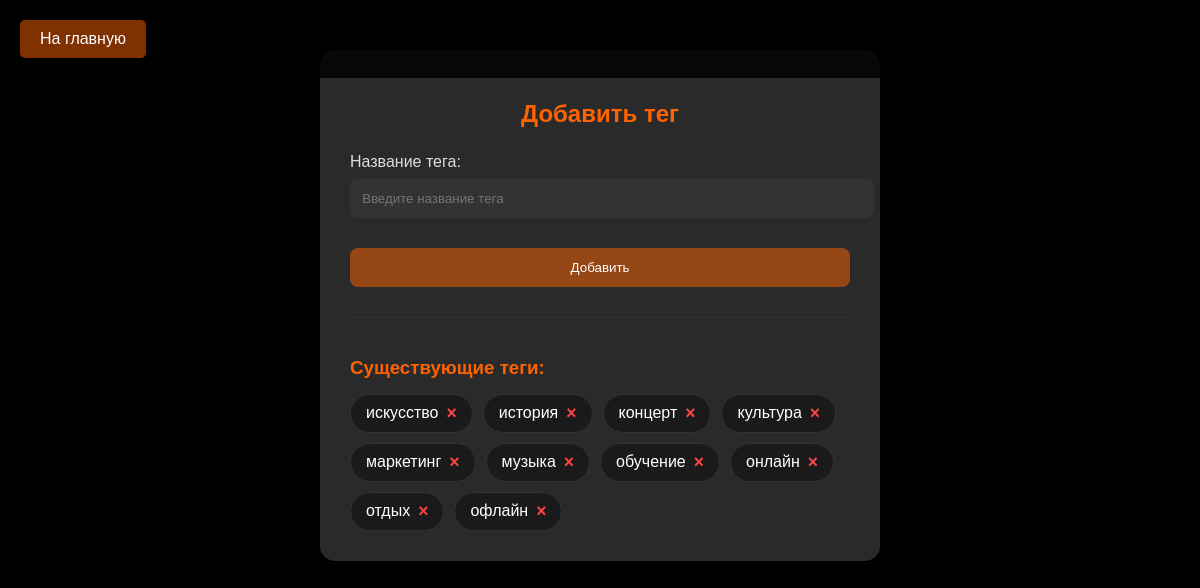
/add_tag (signed in), run on the app's committed database.
### app/app.py (models this page shows)
class Tag(db.Model):
    id = db.Column(db.Integer, primary_key=True)
    name = db.Column(db.String(50), unique=True, nullable=False)

### app/app.py (the view)
@app.route('/add_tag', methods=['GET', 'POST'])
def add_tag():
    if 'username' not in session or session['role'] not in ['organizer', 'moderator', 'admin']:
        return redirect(url_for('home'))
    if request.method == 'POST':
        tag_name = request.form.get('tag_name')
        if tag_name and not Tag.query.filter_by(name=tag_name).first():
            db.session.add(Tag(name=tag_name))
            db.session.commit()
        return redirect(url_for('add_tag'))
    tags = Tag.query.order_by(Tag.name).all()
    return render_template('add_tag.html', tags=tags)

### app/app.py (called while the page is built, shortened)
@app.before_request
def make_session_permanent():
    session.permanent = True

@app.context_processor
def inject_nearby_status():
    return {'nearby_filter_active': 'nearby' in request.args}

@app.context_processor
def inject_validation_counts():
    return {}

@app.context_processor
def inject_friend_requests_count():
    if 'username' in session:
        user = User.query.filter_by(username=session['username']).first()
        if user:
            pending_requests = Friendship.query.filter_by(
                friend_id=user.id,
                status='pending'
            ).count()
            return {'pending_friend_requests': pending_requests}
    return {}

@app.context_processor
def inject_user():
    if 'username' in session:
        user = User.query.filter_by(username=session['username']).first()
        return {'current_user': user}
    return {}

### app/templates/add_tag.html (shortened to what this page needs)
<!DOCTYPE html>
<html>
<head>
    <link rel="stylesheet" href="{{ url_for('static', filename='styles.css') }}">
</head>
<body>
    <div class="header">
        <a href="{{ url_for('home') }}" class="menu-btn">На главную</a>
    </div>
    <div class="auth-container">
        <h2>Добавить тег</h2>
        <form method="POST">
            <label>Название тега:</label>
            <input class="search-input" type="text" name="tag_name" required placeholder="Введите название тега">
            <button type="submit" class="menu-btn">Добавить</button>
        </form>
        <div class="tags-container">
            <h3 class="tags-title">Существующие теги:</h3>
            <div class="tags-list">
                {% for tag in tags %}
                <div class="tag-item" data-tag-id="{{ tag.id }}">
                    {{ tag.name }}
                    <span class="delete-tag" onclick="deleteTag({{ tag.id }}, '{{ tag.name }}')">×</span>
                </div>
                {% endfor %}
            </div>
        </div>
    </div>
</body>
</html>

### app/static/styles.css (style rules this page uses)
body { margin: 0; padding: 0; background: #000000; color: #ffffff; font-family: Arial, sans-serif; }
.header { background: rgba(0, 0, 0, 0.8); padding: 20px; display: flex; align-items: center; justify-content: space-between; position: fixed; width: 100%; top: 0; z-index: 1000; }
.menu-btn { padding: 10px 20px; background: rgba(255, 98, 0, 0.5); border: none; color: white; cursor: pointer; border-radius: 5px; transition: background 0.3s ease; text-decoration: none; }
.search-input { padding: 8px; background: #333333; border: none; color: white; border-radius: 5px; }
.header .menu-btn:last-child { margin-right: 50px; }

### app/templates/add_tag.html (style rules this page uses)
.auth-container { background: #2a2a2a; border-radius: 15px; padding: 30px; max-width: 500px; margin: 50px auto; box-shadow: 0 0 20px rgba(0,0,0,0.5); }
.auth-container h2 { text-align: center; margin-bottom: 25px; color: #ff6200; }
.auth-container label { display: block; margin-bottom: 8px; color: #ddd; }
.auth-container .search-input { width: 100%; margin-bottom: 20px; padding: 12px; border-radius: 8px; }
.auth-container .menu-btn { width: 100%; padding: 12px; margin-top: 10px; border-radius: 8px; }
.tags-container { margin-top: 30px; padding-top: 20px; border-top: 1px solid #333; }
.tags-list { display: flex; flex-wrap: wrap; gap: 10px; margin-top: 15px; }
.tag-item { display: inline-flex; align-items: center; background-color: #1a1a1a; padding: 8px 15px; margin: 0; border-radius: 20px; position: relative; border: 1px solid #333; }
.delete-tag { margin-left: 8px; cursor: pointer; color: #ff4444; font-weight: bold; font-size: 1.1em; transition: color 0.2s; }
.tags-title { color: #ff6200; margin-bottom: 15px; }

### data on the page
Tag: name "искусство"
Tag: name "история"
Tag: name "концерт"
Tag: name "культура"
Tag: name "маркетинг"
Tag: name "музыка"
Tag: name "обучение"
Tag: name "онлайн"
Tag: name "отдых"
Tag: name "офлайн"
